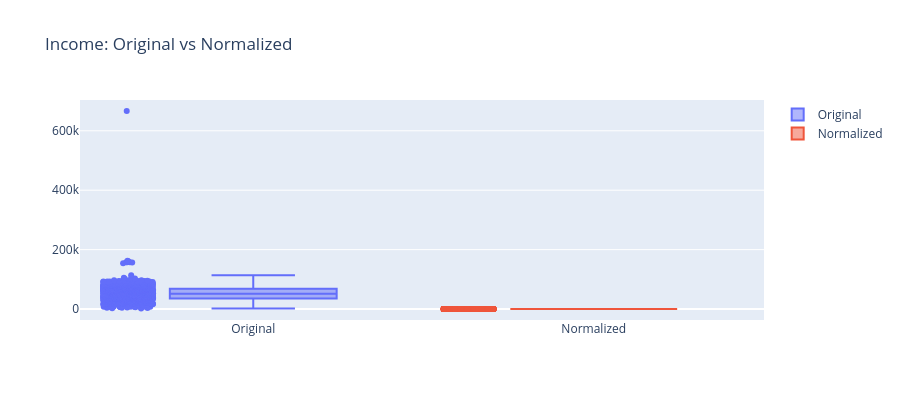
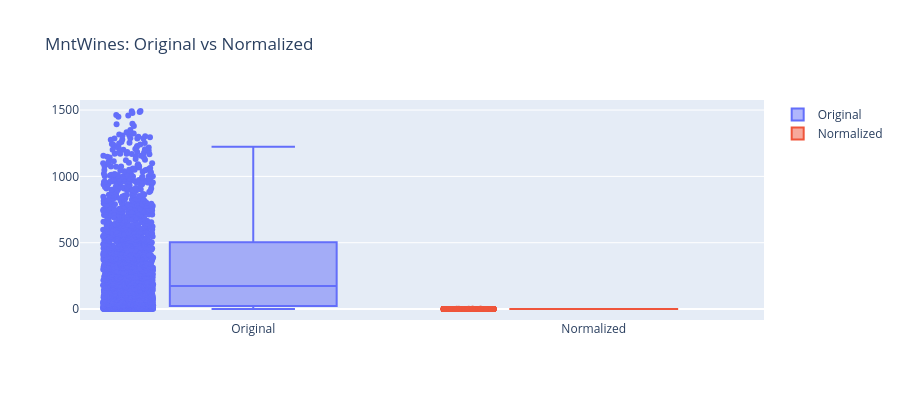
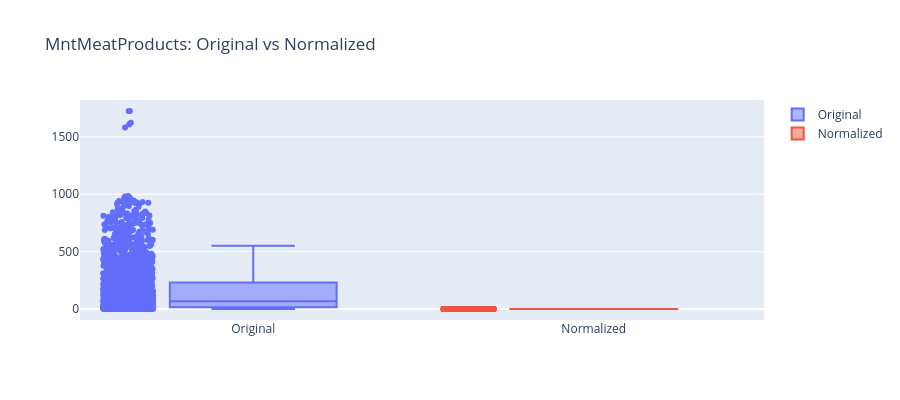
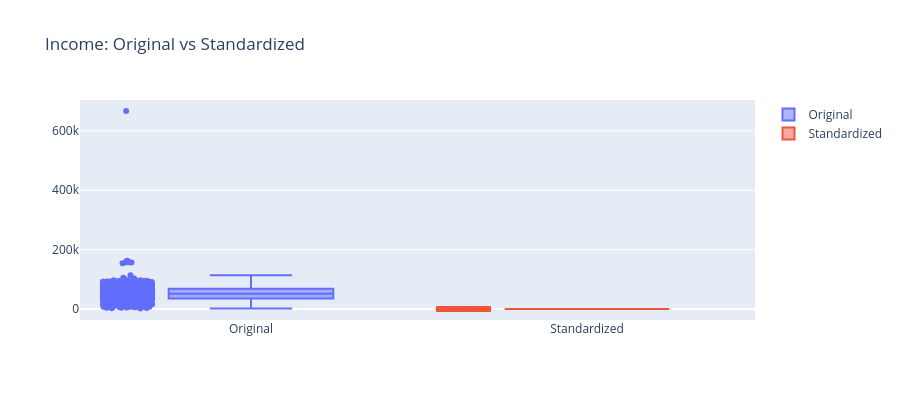

Source (notebook cell) for these figures, in order:
### Code cell
def plot_comparison(original, scaled, title):
    for col in outliers_cols:
        fig = go.Figure()
        fig.add_trace(go.Box(y=original[col], name='Original', boxpoints='all', jitter=0.3))
        fig.add_trace(go.Box(y=scaled[col], name=title, boxpoints='all', jitter=0.3))
        fig.update_layout(title=f'{col}: Original vs {title}', height=400)
        fig.show()

plot_comparison(data, data_norm, "Normalized")
plot_comparison(data, data_norm, "Standardized")

### Figure 1 — Plotly figure (JSON) as saved in the notebook; plotly's stock layout.template omitted (floating-point values rounded to 4 significant figures; data arrays with more than 128 entries replaced by an {"elided": "..."} marker saying what was removed)
{"data": [{"boxpoints": "all", "jitter": 0.3, "name": "Original", "type": "box", "y": {"elided": "2058 int values"}}, {"boxpoints": "all", "jitter": 0.3, "name": "Normalized", "type": "box", "y": {"elided": "2058 float values"}}], "layout": {"height": 400, "title": {"text": "Income: Original vs Normalized"}}}

### Figure 2 — Plotly figure (JSON) as saved in the notebook; plotly's stock layout.template omitted (floating-point values rounded to 4 significant figures; data arrays with more than 128 entries replaced by an {"elided": "..."} marker saying what was removed)
{"data": [{"boxpoints": "all", "jitter": 0.3, "name": "Original", "type": "box", "y": {"elided": "2058 int values"}}, {"boxpoints": "all", "jitter": 0.3, "name": "Normalized", "type": "box", "y": {"elided": "2058 float values"}}], "layout": {"height": 400, "title": {"text": "MntWines: Original vs Normalized"}}}

### Figure 3 — Plotly figure (JSON) as saved in the notebook; plotly's stock layout.template omitted (floating-point values rounded to 4 significant figures; data arrays with more than 128 entries replaced by an {"elided": "..."} marker saying what was removed)
{"data": [{"boxpoints": "all", "jitter": 0.3, "name": "Original", "type": "box", "y": {"elided": "2058 int values"}}, {"boxpoints": "all", "jitter": 0.3, "name": "Normalized", "type": "box", "y": {"elided": "2058 float values"}}], "layout": {"height": 400, "title": {"text": "MntMeatProducts: Original vs Normalized"}}}

### Figure 4 — Plotly figure (JSON) as saved in the notebook; plotly's stock layout.template omitted (floating-point values rounded to 4 significant figures; data arrays with more than 128 entries replaced by an {"elided": "..."} marker saying what was removed)
{"data": [{"boxpoints": "all", "jitter": 0.3, "name": "Original", "type": "box", "y": {"elided": "2058 int values"}}, {"boxpoints": "all", "jitter": 0.3, "name": "Standardized", "type": "box", "y": {"elided": "2058 float values"}}], "layout": {"height": 400, "title": {"text": "Income: Original vs Standardized"}}}
